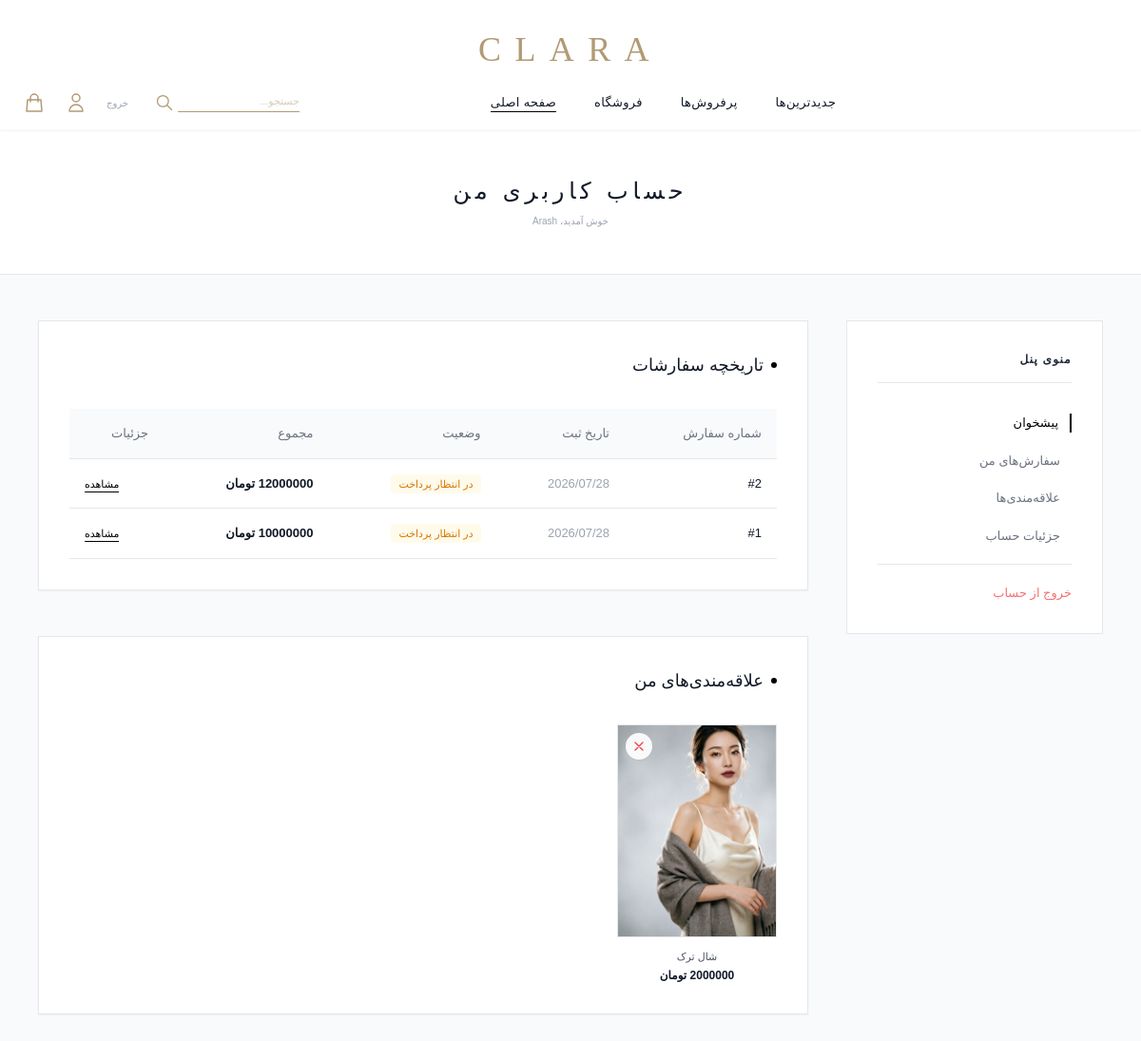
The page /accounts/dashboard/ (signed in) on the database its author committed.
### orders/models.py (models this page shows, shortened)
class Order(models.Model):
    first_name = models.CharField(max_length=50, verbose_name="نام")
    last_name = models.CharField(max_length=50, verbose_name="نام خانوادگی")
    phone = models.CharField(max_length=11, verbose_name="شماره موبایل")
    address = models.TextField(verbose_name="آدرس دقیق")
    city = models.CharField(max_length=50, verbose_name="شهر")
    postal_code = models.CharField(max_length=10, verbose_name="کد پستی")
    created = models.DateTimeField(auto_now_add=True)
    paid = models.BooleanField(default=False, verbose_name="وضعیت پرداخت")
    user = models.ForeignKey(settings.AUTH_USER_MODEL, on_delete=models.CASCADE, related_name='orders', null=True, blank=True)
    tracking_code = models.CharField(max_length=100, blank=True, null=True) # کد تراکنش بانکی
    class Meta:
        ordering = ('-created',)
        verbose_name = "سفارش"
        verbose_name_plural = "سفارش‌ها"
    def get_total_cost(self):
        return sum(item.get_cost() for item in self.items.all())

class OrderItem(models.Model):
    order = models.ForeignKey(Order, related_name='items', on_delete=models.CASCADE)
    product = models.ForeignKey(Product, related_name='order_items', on_delete=models.CASCADE)
    price = models.IntegerField()
    quantity = models.PositiveIntegerField(default=1)
    def get_cost(self):
        return self.price * self.quantity

### products/models.py (models this page shows, shortened)
class Favorite(models.Model):
    user = models.ForeignKey(settings.AUTH_USER_MODEL, on_delete=models.CASCADE, related_name='favorites')
    product = models.ForeignKey(Product, on_delete=models.CASCADE, related_name='favorited_by')
    created_at = models.DateTimeField(auto_now_add=True)
    class Meta:
        unique_together = ('user', 'product') # جلوگیری از تکراری شدن یک محصول برای یک کاربر

class Product(models.Model):
    category = models.ForeignKey(Category, on_delete=models.CASCADE, related_name='products')
    name = models.CharField(max_length=200, verbose_name="نام لباس")
    slug = models.SlugField(unique=True, allow_unicode=True)
    description = models.TextField(verbose_name="توضیحات")
    price = models.IntegerField(verbose_name="قیمت (تومان)")
    discount_price = models.IntegerField(null=True, blank=True, verbose_name="قیمت با تخفیف")
    image = models.ImageField(upload_to='products/', verbose_name="تصویر اصلی")
    created_at = models.DateTimeField(auto_now_add=True)
    is_available = models.BooleanField(default=True, verbose_name="موجود در انبار")
    size_xs = models.BooleanField(default=False, verbose_name="XS")
    size_s = models.BooleanField(default=False, verbose_name="S")
    size_m = models.BooleanField(default=False, verbose_name="M")
    size_l = models.BooleanField(default=False, verbose_name="L")
    size_xl = models.BooleanField(default=False, verbose_name="XL")
    class Meta:
        verbose_name = "محصول"
        verbose_name_plural = "محصولات"

### accounts/views.py (the view)
# urls.py: path('dashboard/', views.dashboard, name='dashboard'),
@login_required
def dashboard(request):
    orders = Order.objects.filter(user=request.user)
    favorites = Favorite.objects.filter(user=request.user).select_related('product')
    return render(request, 'accounts/dashboard.html', {
        'orders': orders,
        'favorites': favorites
    })

### accounts/templates/accounts/dashboard.html (shortened to what this page needs)
{% extends 'base.html' %}
{% block content %}
<div class="bg-gray-50 min-h-screen pb-20">
    <div class="py-12 bg-white border-b text-center">
        <h1 class="text-2xl font-light tracking-[0.2em] uppercase">حساب کاربری من</h1>
        <p class="text-[10px] text-gray-400 mt-2">خوش آمدید، {{ request.user.first_name|default:request.user.username }}</p>
    </div>
    <main class="max-w-6xl mx-auto px-4 py-12 flex flex-col md:flex-row gap-10">
        <aside class="w-full md:w-1/4">
            <div class="bg-white border p-8 sticky top-24">
                <h3 class="text-xs font-bold tracking-widest uppercase mb-8 border-b pb-4 text-gray-800">منوی پنل</h3>
                <ul class="space-y-5 text-[13px] text-gray-500">
                    <li class="flex items-center gap-3 text-black font-medium border-r-2 border-black pr-3">
                        <span>پیشخوان</span>
                    </li>
                    <li class="hover:text-black transition cursor-pointer pr-3 flex items-center gap-3">
                        <a href="#orders-section">سفارش‌های من</a>
                    </li>
                    <li class="hover:text-black transition cursor-pointer pr-3 flex items-center gap-3">
                        <a href="#favorites-section">علاقه‌مندی‌ها</a>
                    </li>
                    <li class="hover:text-black transition cursor-pointer pr-3">جزئیات حساب</li>
                    <li class="border-t pt-5 mt-5">
                        <a href="#" class="text-red-400 hover:text-red-600 transition">خروج از حساب</a>
                    </li>
                </ul>
            </div>
        </aside>
        <section class="w-full md:w-3/4 space-y-12">
            <div id="orders-section" class="bg-white border p-8 shadow-sm">
                <h2 class="text-lg font-light mb-8 flex items-center gap-2">
                    <span class="w-1.5 h-1.5 bg-black rounded-full"></span>
                    تاریخچه سفارشات
                </h2>
                <div class="overflow-x-auto">
                    <table class="w-full text-right text-[13px]">
                        <thead>
                            <tr class="bg-gray-50 border-b text-gray-500">
                                <th class="p-4 font-normal">شماره سفارش</th>
                                <th class="p-4 font-normal">تاریخ ثبت</th>
                                <th class="p-4 font-normal">وضعیت</th>
                                <th class="p-4 font-normal">مجموع</th>
                                <th class="p-4 font-normal">جزئیات</th>
                            </tr>
                        </thead>
                        <tbody>
                            {% for order in orders %}
                            <tr class="border-b hover:bg-gray-50 transition">
                                <td class="p-4 font-medium">#{{ order.id }}</td>
                                <td class="p-4 text-gray-400">{{ order.created|date:"Y/m/d" }}</td>
                                <td class="p-4">
                                    {% if order.paid %}
                                    <span class="text-green-600 bg-green-50 px-2 py-1 rounded text-[11px]">پرداخت شده</span>
                                    {% else %}
                                    <span class="text-amber-600 bg-amber-50 px-2 py-1 rounded text-[11px]">در انتظار پرداخت</span>
                                    {% endif %}
                                </td>
                                <td class="p-4 font-bold">{{ order.get_total_cost }} تومان</td>
                                <td class="p-4 text-left">
                                    <a href="#" class="text-black border-b border-black text-[11px] pb-0.5 hover:text-gray-500 hover:border-gray-500 transition">مشاهده</a>
                                </td>
                            </tr>
                            {% empty %}
                            <tr>
                                <td colspan="5" class="p-16 text-center text-gray-400 italic">هنوز سفارشی در سیستم ثبت نشده است.</td>
                            </tr>
                            {% endfor %}
                        </tbody>
                    </table>
                </div>
            </div>
            <div id="favorites-section" class="bg-white border p-8 shadow-sm">
                <h2 class="text-lg font-light mb-8 flex items-center gap-2">
                    <span class="w-1.5 h-1.5 bg-black rounded-full"></span>
                    علاقه‌مندی‌های من
                </h2>
                <div class="grid grid-cols-2 md:grid-cols-4 gap-6">
                    {% for fav in favorites %}
                    <div id="fav-item-{{ fav.product.id }}" class="text-center group relative">
                        <div class="relative aspect-[3/4] overflow-hidden bg-gray-50 border">
                            <img src="{{ fav.product.image.url }}" class="w-full h-full object-cover transition duration-500 group-hover:scale-105">
                            <button onclick="toggleFavorite({{ fav.product.id }}, this)"
                                    class="absolute top-2 left-2 bg-white/90 p-1.5 rounded-full text-red-500 hover:bg-red-500 hover:text-white transition shadow-sm">
                                <svg class="w-4 h-4" fill="none" stroke="currentColor" viewBox="0 0 24 24">
                                    <path stroke-linecap="round" stroke-linejoin="round" stroke-width="2" d="M6 18L18 6M6 6l12 12"></path>
                                </svg>
                            </button>
                        </div>
                        <a href="{% url 'products:product_detail' fav.product.slug %}" class="block mt-3">
                            <p class="text-[11px] text-gray-600 line-clamp-1 hover:text-black transition">{{ fav.product.name }}</p>
                            <p class="text-xs font-bold mt-1 text-gray-900">{{ fav.product.price }} تومان</p>
                        </a>
                    </div>
                    {% empty %}
                    <div class="col-span-4 py-16 text-center">
                        <p class="text-sm text-gray-400 italic">لیست علاقه‌مندی‌های شما خالی است.</p>
                        <a href="{% url 'products:product_list' %}" class="inline-block mt-4 text-[11px] border-b border-black">مشاهده فروشگاه</a>
                    </div>
                    {% endfor %}
                </div>
            </div>
        </section>
    </main>
</div>
{% endblock %}

### templates/base.html (shortened to what this page needs)
<!DOCTYPE html>
<html lang="fa" dir="rtl">
<head>
    <script src="https://cdn.tailwindcss.com"></script>
</head>
<body class="bg-white text-gray-900">
    <header class="bg-white pt-8 pb-4 sticky top-0 z-50 shadow-sm border-b border-gray-50">
        <div class="flex justify-center mb-6">
            <a href="{% url 'pages:home' %}" class="flex items-center gap-2">
                <h1 class="text-4xl tracking-[0.4em] font-light text-[#b29a74] uppercase serif-logo">Clara</h1>
            </a>
        </div>
        <div class="max-w-7xl mx-auto px-6 flex items-center justify-between">
            <nav class="flex gap-10 text-[13px] font-medium tracking-wide">
                <a href="{% url 'pages:home' %}#newest" class="hover:text-[#b29a74] transition">جدیدترین‌ها</a>
                <a href="{% url 'pages:home' %}#best-sellers" class="hover:text-[#b29a74] transition">پرفروش‌ها</a>
                <a href="{% url 'products:product_list' %}" class="hover:text-[#b29a74] transition">فروشگاه</a>
                <a href="{% url 'pages:home' %}" class="hover:text-[#b29a74] transition border-b border-black">صفحه اصلی</a>
            </nav>
            <div class="flex items-center gap-5 text-[#b29a74]">
<form action="{% url 'products:product_search' %}" method="get" class="flex items-center ml-2">
    <input type="text" name="q" placeholder="جستجو..."
           class="bg-transparent border-b border-[#b29a74] text-[11px] pb-0.5 w-20 md:w-32 focus:outline-none placeholder:text-[#b29a74]/50 font-light">
    <button type="submit" class="hover:scale-110 transition mr-1">
        <svg class="w-5 h-5" fill="none" stroke="currentColor" viewBox="0 0 24 24">
            <path stroke-linecap="round" stroke-linejoin="round" stroke-width="1.5" d="M21 21l-6-6m2-5a7 7 0 11-14 0 7 7 0 0114 0z"/>
        </svg>
    </button>
</form>
<div class="flex items-center gap-3">
    {% if request.user.is_authenticated %}
        <a href="{% url 'accounts:logout' %}" class="text-[10px] text-gray-400 hover:text-red-500 transition ml-2">خروج</a>
        <a href="{% url 'accounts:dashboard' %}" class="hover:scale-110 transition text-[#b29a74]">
            <svg class="w-6 h-6" fill="none" stroke="currentColor" viewBox="0 0 24 24">
                <path stroke-linecap="round" stroke-linejoin="round" stroke-width="1.5" d="M16 7a4 4 0 11-8 0 4 4 0 018 0zM12 14a7 7 0 00-7 7h14a7 7 0 00-7-7z"/>
            </svg>
        </a>
    {% endif %}
</div>
                <a href="{% url 'cart:cart_detail' %}" class="hover:scale-110 transition relative">
                    <svg class="w-6 h-6" fill="none" stroke="currentColor" viewBox="0 0 24 24"><path stroke-linecap="round" stroke-linejoin="round" stroke-width="1.5" d="M16 11V7a4 4 0 00-8 0v4M5 9h14l1 12H4L5 9z"/></svg>
                </a>
            </div>
        </div>
    </header>
    {% block content %}{% endblock %}
<link rel="stylesheet" href="https://cdnjs.cloudflare.com/ajax/libs/font-awesome/5.15.4/css/all.min.css">
</body>
</html>

### templates/base.html (style rules this page uses)
body { font-family: 'Vazir', sans-serif; }
.serif-logo { font-family: 'Times New Roman', serif; }

### rows shown on the page
Order: id "2", created "2026/07/28", paid "در انتظار پرداخت", get_total_cost "12000000"
Order: id "1", created "2026/07/28", paid "در انتظار پرداخت", get_total_cost "10000000"
Favorite: product.image (picture), product.name "شال ترک", product.price "2000000"

### other values the page prints
{{ request.user.first_name|default:request.user.username }} "Arash"
